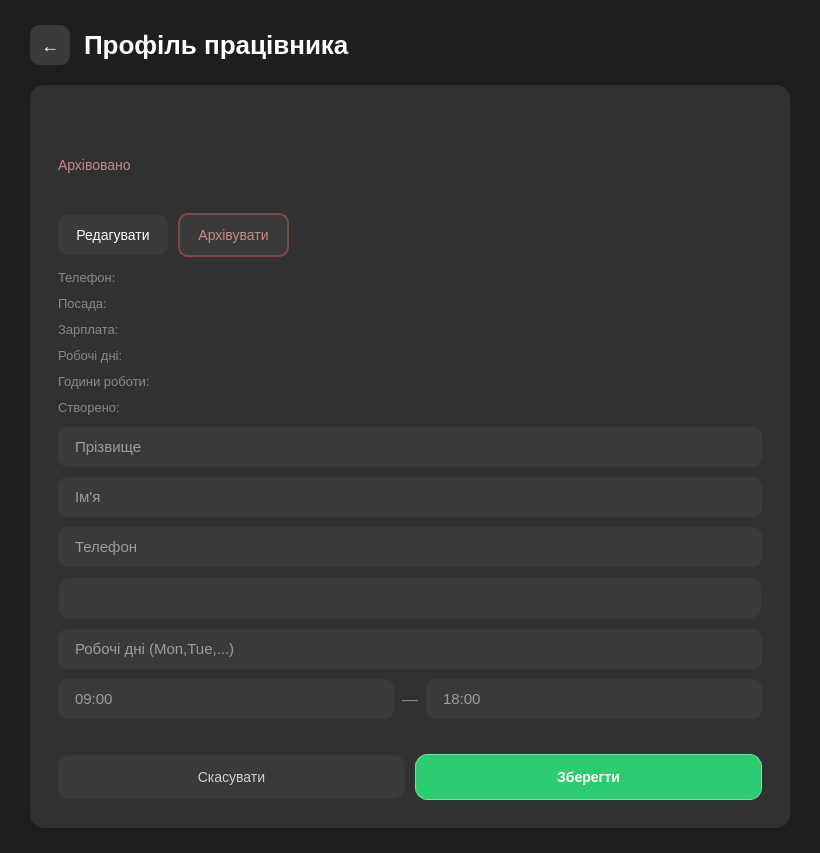
<?xml version="1.0" encoding="UTF-8"?>
<ui version="4.0">
 <class>StaffDetailsView</class>
 <widget class="QWidget" name="StaffDetailsView">
  <property name="geometry">
   <rect>
    <x>0</x>
    <y>0</y>
    <width>820</width>
    <height>640</height>
   </rect>
  </property>
  <property name="styleSheet">
   <string notr="true">QWidget#StaffDetailsView {
    background-color: #1E1E1E;
}
QPushButton#backBtn {
    background-color: #3A3A3A;
    color: white;
    border: none;
    border-radius: 10px;
    font-size: 18px;
    font-weight: bold;
}
QPushButton#backBtn:hover {
    background-color: #484848;
}
QLabel#titleLabel {
    color: white;
    font-size: 26px;
    font-weight: bold;
}
QFrame#cardFrame {
    background-color: #313131;
    border-radius: 14px;
    border: none;
}
QLabel#nameLabel {
    color: white;
    font-size: 24px;
    font-weight: 600;
    padding-bottom: 4px;
}
QLabel#archivedLabel {
    color: #C68B8B;
    font-size: 14px;
}
QLabel#loadErrorLabel {
    color: #FF6B6B;
    font-size: 14px;
}
QPushButton#editBtn {
    background-color: #3A3A3A;
    color: white;
    border: none;
    border-radius: 10px;
    font-size: 14px;
    min-height: 40px;
    padding: 0 18px;
}
QPushButton#editBtn:hover {
    background-color: #484848;
}
QPushButton#archiveBtn {
    background-color: #3A3A3A;
    color: #C68B8B;
    border: 1.5px solid #7C4A4A;
    border-radius: 10px;
    font-size: 14px;
    min-height: 40px;
    padding: 0 18px;
}
QPushButton#archiveBtn:hover {
    background-color: #4A3030;
}
QLabel#phoneLbl,
QLabel#positionLbl,
QLabel#salaryLbl,
QLabel#workDaysLbl,
QLabel#workHoursLbl,
QLabel#createdAtLbl {
    color: #888888;
    font-size: 13px;
}
QLabel#phoneValue,
QLabel#positionValue,
QLabel#salaryValue,
QLabel#workDaysValue,
QLabel#workHoursValue,
QLabel#createdAtValue {
    color: white;
    font-size: 14px;
    font-weight: 600;
}
QLineEdit {
    background-color: #3A3A3A;
    color: white;
    border: none;
    border-radius: 10px;
    padding: 0 15px;
    font-size: 15px;
    min-height: 40px;
}
QLineEdit:focus {
    background-color: #202020;
}
QComboBox {
    background-color: #3A3A3A;
    color: white;
    border: 1px solid #343434;
    border-radius: 12px;
    padding: 0 12px;
    font-size: 15px;
    min-height: 40px;
}
QComboBox::drop-down {
    border: none;
    width: 24px;
}
QComboBox QAbstractItemView {
    background-color: #2B2B2B;
    color: white;
    selection-background-color: #3A3A3A;
    border: 1px solid #4A4A4A;
    outline: none;
}
QLabel#timeSepLabel {
    color: #888888;
    font-size: 16px;
}
QLabel#editErrorLabel {
    color: #FF6B6B;
    font-size: 13px;
}
QPushButton#cancelEditBtn {
    background-color: #3A3A3A;
    color: #D0D0D0;
    border: none;
    border-radius: 12px;
    font-size: 14px;
    min-height: 44px;
}
QPushButton#cancelEditBtn:hover {
    background-color: #484848;
}
QPushButton#saveEditBtn {
    background-color: #2ECC71;
    color: white;
    border: 1px solid #76E2A0;
    border-radius: 12px;
    font-size: 14px;
    font-weight: bold;
    min-height: 44px;
}
QPushButton#saveEditBtn:hover {
    background-color: #33d678;
}</string>
  </property>
  <layout class="QVBoxLayout" name="outerLayout">
   <property name="leftMargin"><number>30</number></property>
   <property name="topMargin"><number>25</number></property>
   <property name="rightMargin"><number>30</number></property>
   <property name="bottomMargin"><number>25</number></property>
   <property name="spacing"><number>0</number></property>
   <item>
    <layout class="QHBoxLayout" name="headerLayout">
     <property name="spacing"><number>14</number></property>
     <item>
      <widget class="QPushButton" name="backBtn">
       <property name="text"><string>←</string></property>
       <property name="minimumSize">
        <size><width>40</width><height>40</height></size>
       </property>
       <property name="maximumSize">
        <size><width>40</width><height>40</height></size>
       </property>
      </widget>
     </item>
     <item>
      <widget class="QLabel" name="titleLabel">
       <property name="text"><string>Профіль працівника</string></property>
      </widget>
     </item>
     <item>
      <spacer name="headerSpacer">
       <property name="orientation"><enum>Qt::Horizontal</enum></property>
       <property name="sizeHint" stdset="0">
        <size><width>40</width><height>20</height></size>
       </property>
      </spacer>
     </item>
    </layout>
   </item>
   <item>
    <spacer name="headerGap">
     <property name="orientation"><enum>Qt::Vertical</enum></property>
     <property name="sizeType"><enum>QSizePolicy::Fixed</enum></property>
     <property name="sizeHint" stdset="0">
      <size><width>20</width><height>20</height></size>
     </property>
    </spacer>
   </item>
   <item>
    <widget class="QFrame" name="cardFrame">
     <property name="frameShape"><enum>QFrame::StyledPanel</enum></property>
     <property name="frameShadow"><enum>QFrame::Plain</enum></property>
     <layout class="QVBoxLayout" name="cardLayout">
      <property name="leftMargin"><number>28</number></property>
      <property name="topMargin"><number>28</number></property>
      <property name="rightMargin"><number>28</number></property>
      <property name="bottomMargin"><number>28</number></property>
      <property name="spacing"><number>12</number></property>
      <item>
       <widget class="QLabel" name="nameLabel">
        <property name="text"><string></string></property>
       </widget>
      </item>
      <item>
       <widget class="QLabel" name="archivedLabel">
        <property name="text"><string>Архівовано</string></property>
        <property name="visible"><bool>false</bool></property>
       </widget>
      </item>
      <item>
       <widget class="QLabel" name="loadErrorLabel">
        <property name="text"><string></string></property>
        <property name="visible"><bool>false</bool></property>
        <property name="wordWrap"><bool>true</bool></property>
       </widget>
      </item>
      <item>
       <widget class="QWidget" name="actionWidget">
        <property name="visible"><bool>false</bool></property>
        <layout class="QHBoxLayout" name="actionLayout">
         <property name="leftMargin"><number>0</number></property>
         <property name="topMargin"><number>0</number></property>
         <property name="rightMargin"><number>0</number></property>
         <property name="bottomMargin"><number>0</number></property>
         <property name="spacing"><number>10</number></property>
         <item>
          <widget class="QPushButton" name="editBtn">
           <property name="text"><string>Редагувати</string></property>
           <property name="minimumWidth"><number>100</number></property>
           <property name="maximumWidth"><number>100</number></property>
          </widget>
         </item>
         <item>
          <widget class="QPushButton" name="archiveBtn">
           <property name="text"><string>Архівувати</string></property>
           <property name="minimumWidth"><number>100</number></property>
           <property name="maximumWidth"><number>100</number></property>
          </widget>
         </item>
         <item>
          <spacer name="actionSpacer">
           <property name="orientation"><enum>Qt::Horizontal</enum></property>
           <property name="sizeHint" stdset="0">
            <size><width>40</width><height>20</height></size>
           </property>
          </spacer>
         </item>
        </layout>
       </widget>
      </item>
      <item>
       <widget class="QWidget" name="detailsWidget">
        <layout class="QGridLayout" name="detailsGrid">
         <property name="leftMargin"><number>0</number></property>
         <property name="topMargin"><number>0</number></property>
         <property name="rightMargin"><number>0</number></property>
         <property name="bottomMargin"><number>0</number></property>
         <property name="horizontalSpacing"><number>16</number></property>
         <property name="verticalSpacing"><number>10</number></property>
         <item row="0" column="0">
          <widget class="QLabel" name="phoneLbl">
           <property name="text"><string>Телефон:</string></property>
           <property name="minimumWidth"><number>180</number></property>
          </widget>
         </item>
         <item row="0" column="1">
          <widget class="QLabel" name="phoneValue">
           <property name="text"><string></string></property>
          </widget>
         </item>
         <item row="1" column="0">
          <widget class="QLabel" name="positionLbl">
           <property name="text"><string>Посада:</string></property>
          </widget>
         </item>
         <item row="1" column="1">
          <widget class="QLabel" name="positionValue">
           <property name="text"><string></string></property>
          </widget>
         </item>
         <item row="2" column="0">
          <widget class="QLabel" name="salaryLbl">
           <property name="text"><string>Зарплата:</string></property>
          </widget>
         </item>
         <item row="2" column="1">
          <widget class="QLabel" name="salaryValue">
           <property name="text"><string></string></property>
          </widget>
         </item>
         <item row="3" column="0">
          <widget class="QLabel" name="workDaysLbl">
           <property name="text"><string>Робочі дні:</string></property>
          </widget>
         </item>
         <item row="3" column="1">
          <widget class="QLabel" name="workDaysValue">
           <property name="text"><string></string></property>
           <property name="wordWrap"><bool>true</bool></property>
          </widget>
         </item>
         <item row="4" column="0">
          <widget class="QLabel" name="workHoursLbl">
           <property name="text"><string>Години роботи:</string></property>
          </widget>
         </item>
         <item row="4" column="1">
          <widget class="QLabel" name="workHoursValue">
           <property name="text"><string></string></property>
          </widget>
         </item>
         <item row="5" column="0">
          <widget class="QLabel" name="createdAtLbl">
           <property name="text"><string>Створено:</string></property>
          </widget>
         </item>
         <item row="5" column="1">
          <widget class="QLabel" name="createdAtValue">
           <property name="text"><string></string></property>
          </widget>
         </item>
        </layout>
       </widget>
      </item>
      <item>
       <widget class="QWidget" name="editWidget">
        <property name="visible"><bool>false</bool></property>
        <layout class="QVBoxLayout" name="editLayout">
         <property name="leftMargin"><number>0</number></property>
         <property name="topMargin"><number>0</number></property>
         <property name="rightMargin"><number>0</number></property>
         <property name="bottomMargin"><number>0</number></property>
         <property name="spacing"><number>10</number></property>
         <item>
          <widget class="QLineEdit" name="lastNameEdit">
           <property name="placeholderText"><string>Прізвище</string></property>
          </widget>
         </item>
         <item>
          <widget class="QLineEdit" name="firstNameEdit">
           <property name="placeholderText"><string>Ім'я</string></property>
          </widget>
         </item>
         <item>
          <widget class="QLineEdit" name="phoneEditForm">
           <property name="placeholderText"><string>Телефон</string></property>
          </widget>
         </item>
         <item>
          <widget class="QComboBox" name="positionCombo"/>
         </item>
         <item>
          <widget class="QLineEdit" name="workDaysEdit">
           <property name="placeholderText"><string>Робочі дні (Mon,Tue,...)</string></property>
          </widget>
         </item>
         <item>
          <layout class="QHBoxLayout" name="timeLayout">
           <property name="spacing"><number>8</number></property>
           <item>
            <widget class="QLineEdit" name="startTimeEdit">
             <property name="placeholderText"><string>09:00</string></property>
            </widget>
           </item>
           <item>
            <widget class="QLabel" name="timeSepLabel">
             <property name="text"><string>—</string></property>
             <property name="alignment"><set>Qt::AlignCenter</set></property>
            </widget>
           </item>
           <item>
            <widget class="QLineEdit" name="endTimeEdit">
             <property name="placeholderText"><string>18:00</string></property>
            </widget>
           </item>
          </layout>
         </item>
         <item>
          <widget class="QLabel" name="editErrorLabel">
           <property name="text"><string></string></property>
           <property name="visible"><bool>false</bool></property>
           <property name="wordWrap"><bool>true</bool></property>
          </widget>
         </item>
         <item>
          <layout class="QHBoxLayout" name="editBtnLayout">
           <property name="spacing"><number>10</number></property>
           <item>
            <widget class="QPushButton" name="cancelEditBtn">
             <property name="text"><string>Скасувати</string></property>
            </widget>
           </item>
           <item>
            <widget class="QPushButton" name="saveEditBtn">
             <property name="text"><string>Зберегти</string></property>
            </widget>
           </item>
          </layout>
         </item>
        </layout>
       </widget>
      </item>
     </layout>
    </widget>
   </item>
   <item>
    <spacer name="bottomSpacer">
     <property name="orientation"><enum>Qt::Vertical</enum></property>
     <property name="sizeHint" stdset="0">
      <size><width>20</width><height>40</height></size>
     </property>
    </spacer>
   </item>
  </layout>
 </widget>
 <resources/>
 <connections/>
</ui>
